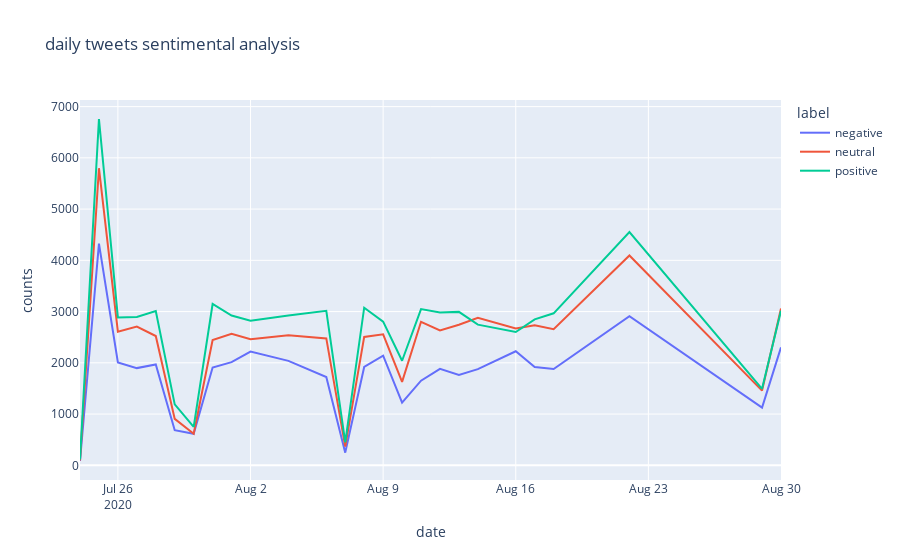

Notebook source saved alongside this figure:
### Code cell
px.line(data_agg,x='date',y='counts',color='label',title='daily tweets sentimental analysis')

### Figure 1 — Plotly figure (JSON) as saved in the notebook; plotly's stock layout.template omitted (floating-point values rounded to 4 significant figures)
{"data": [{"hovertemplate": "label=negative<br>date=%{x}<br>counts=%{y}<extra></extra>", "legendgroup": "negative", "line": {"color": "#636efa", "dash": "solid"}, "marker": {"symbol": "circle"}, "mode": "lines", "name": "negative", "orientation": "v", "showlegend": true, "type": "scatter", "x": ["2020-07-24", "2020-07-25", "2020-07-26", "2020-07-27", "2020-07-28", "2020-07-29", "2020-07-30", "2020-07-31", "2020-08-01", "2020-08-02", "2020-08-04", "2020-08-06", "2020-08-07", "2020-08-08", "2020-08-09", "2020-08-10", "2020-08-11", "2020-08-12", "2020-08-13", "2020-08-14", "2020-08-16", "2020-08-17", "2020-08-18", "2020-08-22", "2020-08-29", "2020-08-30"], "xaxis": "x", "y": [84, 4325, 2006, 1897, 1968, 685, 615, 1907, 2013, 2218, 2038, 1722, 247, 1920, 2140, 1223, 1652, 1883, 1763, 1876, 2226, 1918, 1878, 2909, 1126, 2301], "yaxis": "y"}, {"hovertemplate": "label=neutral<br>date=%{x}<br>counts=%{y}<extra></extra>", "legendgroup": "neutral", "line": {"color": "#EF553B", "dash": "solid"}, "marker": {"symbol": "circle"}, "mode": "lines", "name": "neutral", "orientation": "v", "showlegend": true, "type": "scatter", "x": ["2020-07-24", "2020-07-25", "2020-07-26", "2020-07-27", "2020-07-28", "2020-07-29", "2020-07-30", "2020-07-31", "2020-08-01", "2020-08-02", "2020-08-04", "2020-08-06", "2020-08-07", "2020-08-08", "2020-08-09", "2020-08-10", "2020-08-11", "2020-08-12", "2020-08-13", "2020-08-14", "2020-08-16", "2020-08-17", "2020-08-18", "2020-08-22", "2020-08-29", "2020-08-30"], "xaxis": "x", "y": [96, 5798, 2608, 2708, 2523, 906, 615, 2445, 2565, 2459, 2539, 2476, 365, 2505, 2557, 1628, 2800, 2633, 2743, 2879, 2672, 2733, 2656, 4095, 1458, 3058], "yaxis": "y"}, {"hovertemplate": "label=positive<br>date=%{x}<br>counts=%{y}<extra></extra>", "legendgroup": "positive", "line": {"color": "#00cc96", "dash": "solid"}, "marker": {"symbol": "circle"}, "mode": "lines", "name": "positive", "orientation": "v", "showlegend": true, "type": "scatter", "x": ["2020-07-24", "2020-07-25", "2020-07-26", "2020-07-27", "2020-07-28", "2020-07-29", "2020-07-30", "2020-07-31", "2020-08-01", "2020-08-02", "2020-08-04", "2020-08-06", "2020-08-07", "2020-08-08", "2020-08-09", "2020-08-10", "2020-08-11", "2020-08-12", "2020-08-13", "2020-08-14", "2020-08-16", "2020-08-17", "2020-08-18", "2020-08-22", "2020-08-29", "2020-08-30"], "xaxis": "x", "y": [115, 6758, 2886, 2895, 3009, 1189, 750, 3148, 2922, 2823, 2923, 3016, 448, 3075, 2803, 2040, 3048, 2984, 2994, 2745, 2602, 2849, 2966, 4551, 1493, 3016], "yaxis": "y"}], "layout": {"legend": {"title": {"text": "label"}, "tracegroupgap": 0}, "title": {"text": "daily tweets sentimental analysis"}, "xaxis": {"anchor": "y", "domain": [0, 1], "title": {"text": "date"}}, "yaxis": {"anchor": "x", "domain": [0, 1], "title": {"text": "counts"}}}}
